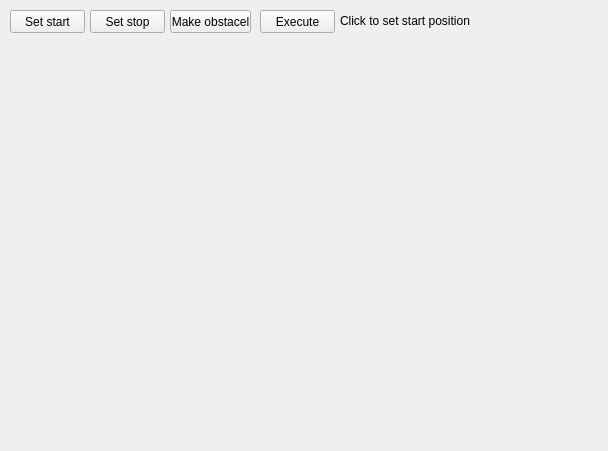
<?xml version="1.0" encoding="UTF-8"?>
<ui version="4.0">
 <class>MainWindow</class>
 <widget class="QMainWindow" name="MainWindow">
  <property name="geometry">
   <rect>
    <x>0</x>
    <y>0</y>
    <width>608</width>
    <height>451</height>
   </rect>
  </property>
  <property name="sizePolicy">
   <sizepolicy hsizetype="Expanding" vsizetype="Expanding">
    <horstretch>0</horstretch>
    <verstretch>0</verstretch>
   </sizepolicy>
  </property>
  <property name="windowTitle">
   <string>MainWindow</string>
  </property>
  <widget class="QWidget" name="centralWidget">
   <widget class="Display" name="display" native="true">
    <property name="geometry">
     <rect>
      <x>10</x>
      <y>40</y>
      <width>591</width>
      <height>401</height>
     </rect>
    </property>
    <property name="sizePolicy">
     <sizepolicy hsizetype="Expanding" vsizetype="Expanding">
      <horstretch>0</horstretch>
      <verstretch>0</verstretch>
     </sizepolicy>
    </property>
   </widget>
   <widget class="QPushButton" name="startButton">
    <property name="geometry">
     <rect>
      <x>10</x>
      <y>10</y>
      <width>75</width>
      <height>23</height>
     </rect>
    </property>
    <property name="text">
     <string>Set start</string>
    </property>
   </widget>
   <widget class="QPushButton" name="stopButton">
    <property name="geometry">
     <rect>
      <x>90</x>
      <y>10</y>
      <width>75</width>
      <height>23</height>
     </rect>
    </property>
    <property name="text">
     <string>Set stop</string>
    </property>
   </widget>
   <widget class="QPushButton" name="obstacelButton">
    <property name="geometry">
     <rect>
      <x>170</x>
      <y>10</y>
      <width>81</width>
      <height>23</height>
     </rect>
    </property>
    <property name="text">
     <string>Make obstacel</string>
    </property>
   </widget>
   <widget class="QLabel" name="infoLabel">
    <property name="geometry">
     <rect>
      <x>340</x>
      <y>10</y>
      <width>261</width>
      <height>21</height>
     </rect>
    </property>
    <property name="text">
     <string>Click to set start position</string>
    </property>
   </widget>
   <widget class="QPushButton" name="executeButton">
    <property name="geometry">
     <rect>
      <x>260</x>
      <y>10</y>
      <width>75</width>
      <height>23</height>
     </rect>
    </property>
    <property name="text">
     <string>Execute</string>
    </property>
   </widget>
  </widget>
 </widget>
 <layoutdefault spacing="6" margin="11"/>
 <customwidgets>
  <customwidget>
   <class>Display</class>
   <extends>QWidget</extends>
   <header>display.h</header>
   <container>1</container>
  </customwidget>
 </customwidgets>
 <resources/>
 <connections/>
</ui>
